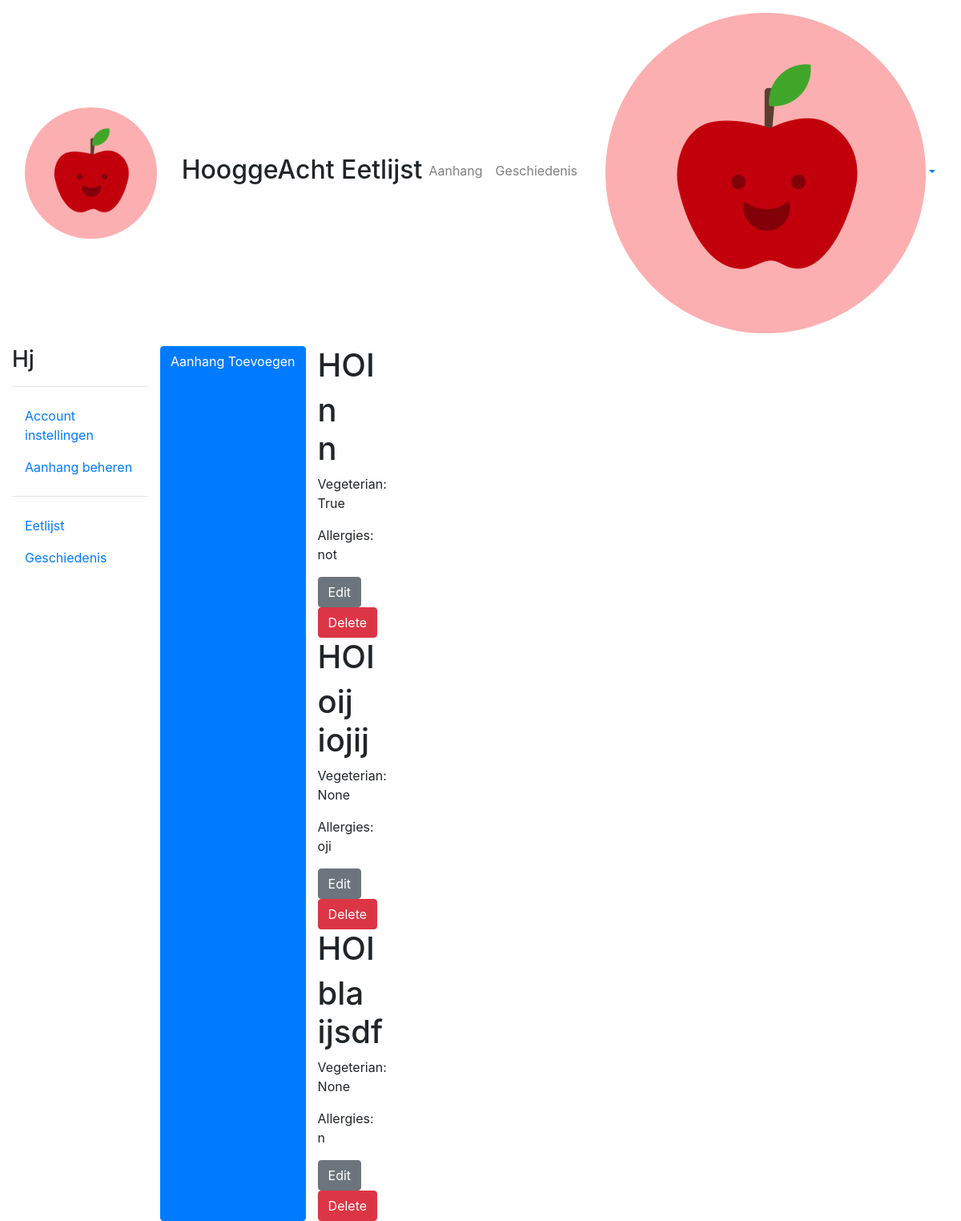
/accounts/aanhang/list/ (signed in), run on the app's committed database.
### accounts/models.py (models this page shows, shortened)
class Profile(models.Model):
    user = models.OneToOneField(User, on_delete=models.CASCADE)
    housename = models.CharField(max_length=30, blank=True)
    vegetarian = models.NullBooleanField(blank=True, null=True)
    allergy = models.CharField(max_length=100, blank=True, null=True)
    food_preference = models.CharField(max_length=100, blank=True, null=True)

class Attachment(models.Model):
    author = models.ForeignKey(user)
    at_first_name = models.CharField(max_length=30, blank=True)
    at_last_name = models.CharField(max_length=30, blank=True)
    at_veg = models.NullBooleanField(blank=True, null=True)
    at_allergy = models.CharField(max_length=100, blank=True, null=True)

### accounts/views.py (the view)
class AttachmentListView(LoginRequiredMixin, ListView):
    login_url = '/accounts/login/'
    redirect_field_name = 'accounts/attachment_list.html'
    model = Attachment
    def get_queryset(self):
        return Attachment.objects.filter(author=self.request.user)

### accounts/templates/accounts/attachment_list.html
{% extends "base.html" %}
{% load staticfiles %}
{% block content %}
<a class="btn btn-primary" href="{% url 'accounts:attachment_create' %}">Aanhang Toevoegen</a>
<div class="grid">
{% for attachment in attachment_list %}
  <div class="col-xs-12 col-sm-6 col-md-4 col-lg-3 col-xl-3">
    <h1>HOI</h1>
    <h1>{{attachment.at_first_name}} {{attachment.at_last_name}}</h1>
    <p>Vegeterian: {{attachment.at_veg}}</p>
    <p>Allergies: {{attachment.at_allergy}}</p>
    <a class="btn btn-secondary" href="{% url 'accounts:attachment_update' pk=attachment.pk %}">Edit</a>
    <a class="btn btn-danger" href="{% url 'accounts:attachment_delete' pk=attachment.pk %}">Delete</a>
  </div>
{% endfor %}
</div>
{% endblock %}

### templates/base.html (shortened to what this page needs)
<!DOCTYPE html>
<html>
  <head>
    {% load sass_tags %}
    {% load staticfiles %}
    <link rel="stylesheet" href="https://maxcdn.bootstrapcdn.com/bootstrap/4.0.0-beta/css/bootstrap.min.css">
    <link href="{% sass_src 'scss/style.scss' %}" rel="stylesheet" type="text/css" />
    <link rel="stylesheet" type="text/css" href="https://cdn.jsdelivr.net/npm/slick-carousel@1.8.1/slick/slick.css"/>
    <link rel="stylesheet" type="text/css" href="https://cdn.jsdelivr.net/npm/slick-carousel@1.8.1/slick/slick-theme.css"/>
  </head>
  <body>
    <nav class="navbar navbar-expand-lg navbar-light bg-tranparent">
      <a class="navbar-brand col-sm-3 col-md-2" href="{% url 'home' %}"><img src="{% static 'img/account_icon.png' %}" alt="" class="img-fluid rounded-circle aarbei"></a>
      <div class="collapse navbar-collapse" id="navbarToggler">
        <ul class="navbar-nav mr-auto mt-2 mt-lg-0">
          {% if user.is_authenticated %}
          <h2>HooggeAcht Eetlijst</h2>
          <li class="nav-item">
            <a class="nav-link" href="{% url 'accounts:attachment_create' %}">Aanhang</a>
          </li>
          <li class="nav-item">
            <a class="nav-link" href="{% url 'accounts:profile' %}">Geschiedenis</a>
          </li>
          {% else %}
          <li class="nav-item active">
            <a class="nav-link" href="{% url 'accounts:login' %}">Inloggen <span class="sr-only">(current)</span></a>
          </li>
          {% endif %}
        </ul>
        {% if user.is_authenticated %}
          <div class="nav-item dropdown my-2 my-lg-0">
            <a class="nav-link dropdown-toggle" data-toggle="dropdown" href="#" role="button" aria-haspopup="true" aria-expanded="false"><img src="{% static 'img/account_icon.png' %}" alt="" class="aardbei rounded-circle img-fluid" ></a>
          </div>
          {% endif %}
      </div>
    </nav>
<div class="container-fluid fp-content">
  <div class="row">
    <nav class="col-sm-3 col-md-2 hidden-xs-down bg-faded sidebar">
      <div class="housetitle">
        <h3>{{user.profile.housename|title}}</h3>
      </div>
      <hr class="m-t">
          <ul class="nav nav-pills flex-column">
            {% if user.is_authenticated %}
            <li class="nav-item">
              <a class="nav-link" href="{% url 'accounts:profile' %}">Account instellingen</a>
            </li>
            <li class="nav-item">
              <a class="nav-link" href="{% url 'accounts:attachment_list' %}">Aanhang beheren</a>
            </li>
            {% else %}
            <li class="nav-item active">
              <a class="nav-link" href="{% url 'accounts:login' %}">Inloggen <span class="sr-only">(current)</span></a>
            </li>
            {% endif %}
          </ul>
          <hr class="m-t">
          <ul class="nav nav-pills flex-column">
            <li class="nav-item button-side">
              <a class="nav-link" href="{% url 'home' %}">Eetlijst</a>
            </li>
            <li class="nav-item button-side">
              <a class="nav-link" href="{% url 'accounts:profile' %}">Geschiedenis</a>
            </li>
          </ul>
        </nav>
        {% block content %}
        {% endblock %}
  </div>
</div>
  </body>
</html>

### data on the page
Attachment: at_first_name "n", at_last_name "n", at_veg "True", at_allergy "not"
Attachment: at_first_name "oij", at_last_name "iojij", at_veg "None", at_allergy "oji"
Attachment: at_first_name "bla", at_last_name "ijsdf", at_veg "None", at_allergy "n"

### other printed values
{{ user.profile.housename|title }} "Hj"
